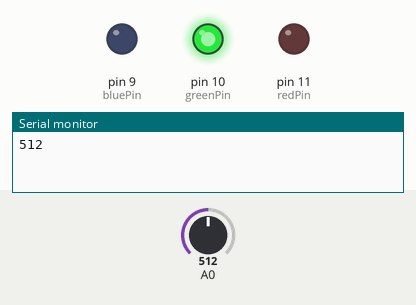
Simulated run of this sketch. Board: Arduino Uno, built with avr-gcc and run on an emulated ATmega328P. Parts: output pins drawn as LEDs (lit = HIGH), the last lines printed to the serial monitor. Inputs (shaded band) come from the test bench; at power-on: A0 = 512.

Above: at 1.3 s.
1.4 s: A0 set to 350
2.9 s: A0 set to 323
At 3.5 s:
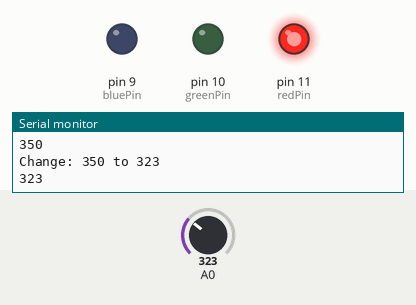
4.4 s: A0 set to 53
5.9 s: A0 set to 44
At 7.0 s:
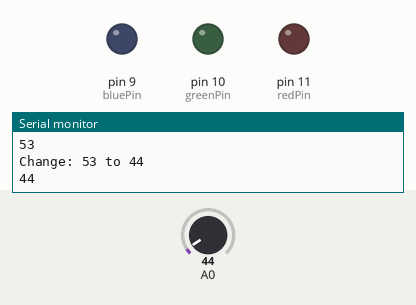
7.4 s: A0 set to 692
At 8.1 s:
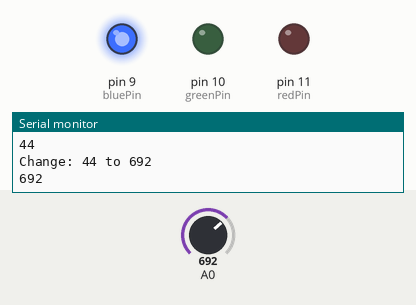
8.9 s: A0 set to 670
At 9.3 s:
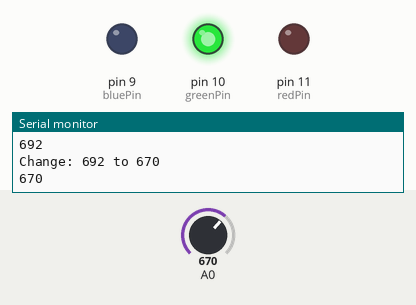
Timing chart, 0 to 11.4 s (numbered marks = the images above; inputs shaded):
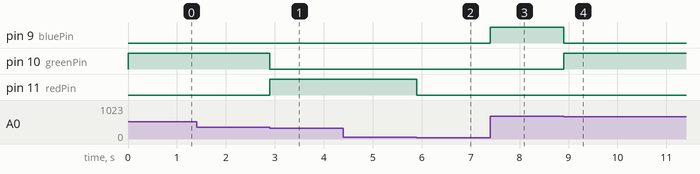

The sketch:

colors.ino
```cpp
int redPin = 11;
int greenPin = 10;
int bluePin = 9;
int dt = 500;

void setup() {
  pinMode(redPin, OUTPUT);
  pinMode(greenPin, OUTPUT);
  pinMode(bluePin, OUTPUT);
  Serial.begin(9600);
}

void loop() {

  int readedValue = analogRead(A0);
  Serial.println(readedValue);

  if (readedValue <= 50) setColor(0,0,0);
  else if (readedValue > 50 && readedValue <= 341) setColor(255,0,0);
  else if (readedValue > 341 && readedValue <= 682) setColor(0,255,0);
  else setColor(0,0,255);

  while(readedValue == analogRead(A0)){}
  Serial.println((String)"Change: " + readedValue + " to " + analogRead(A0));
}

void setColor(int red, int green, int blue){
  analogWrite(redPin, red);
  analogWrite(greenPin, green);
  analogWrite(bluePin, blue);
  delay(dt);
}

int toAnode(int value){
  return (value-255) * -1;
}
```

Measured:
- the behaviour switches between 342 and 341 on A0 (found by bisection; images 0 and 1)
- the behaviour switches between 51 and 50 on A0 (found by bisection; images 1 and 2)
- the behaviour switches between 683 and 682 on A0 (found by bisection; images 3 and 4)
- after the input at 2.9 s, pin 10 (greenPin): HIGH → LOW at once; pin 11 (redPin): LOW → HIGH at once
- after the input at 5.9 s, pin 11 (redPin): HIGH → LOW at once
- after the input at 7.4 s, pin 9 (bluePin): LOW → HIGH at once
- after the input at 8.9 s, pin 9 (bluePin): HIGH → LOW at once; pin 10 (greenPin): LOW → HIGH at once
